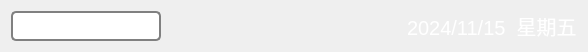
    <widget class="QWidget" name="widget01" native="true">
     <property name="maximumSize">
      <size>
       <width>16777215</width>
       <height>50</height>
      </size>
     </property>
     <property name="styleSheet">
      <string notr="true">color: rgb(255, 255, 255);</string>
     </property>
     <layout class="QHBoxLayout" name="horizontalLayout_6">
      <property name="spacing">
       <number>120</number>
      </property>
      <item>
       <layout class="QHBoxLayout" name="horizontalLayout_8">
        <property name="spacing">
         <number>6</number>
        </property>
        <property name="rightMargin">
         <number>50</number>
        </property>
        <item>
         <widget class="QLineEdit" name="lineEditCity">
          <property name="maximumSize">
           <size>
            <width>150</width>
            <height>30</height>
           </size>
          </property>
          <property name="font">
           <font>
            <pointsize>12</pointsize>
           </font>
          </property>
          <property name="styleSheet">
           <string notr="true">QLineEdit{
	border: 2px solid gray;
	border-radius: 10px;
	padding: 0 8px;
	background-color: rgb(255, 255, 255);
	border-radius: 5px;
	selection-background-color: darkgray;
	
	color: rgb(0, 0, 0);
}</string>
          </property>
          <property name="inputMask">
           <string/>
          </property>
         </widget>
        </item>
        <item>
         <widget class="QPushButton" name="pushButton">
          <property name="maximumSize">
           <size>
            <width>30</width>
            <height>30</height>
           </size>
          </property>
          <property name="styleSheet">
           <string notr="true">border-radius: 20px;</string>
          </property>
          <property name="text">
           <string/>
          </property>
          <property name="icon">
           <iconset resource="res.qrc">
            <normaloff>:/res/search.png</normaloff>:/res/search.png</iconset>
          </property>
          <property name="iconSize">
           <size>
            <width>25</width>
            <height>25</height>
           </size>
          </property>
         </widget>
        </item>
       </layout>
      </item>
      <item>
       <spacer name="horizontalSpacer_2">
        <property name="orientation">
         <enum>Qt::Horizontal</enum>
        </property>
        <property name="sizeHint" stdset="0">
         <size>
          <width>40</width>
          <height>20</height>
         </size>
        </property>
       </spacer>
      </item>
      <item>
       <widget class="QLabel" name="labelCurrentDate">
        <property name="font">
         <font>
          <family>Microsoft YaHei UI</family>
          <pointsize>15</pointsize>
         </font>
        </property>
        <property name="statusTip">
         <string>1</string>
        </property>
        <property name="text">
         <string>2024/11/15  星期五</string>
        </property>
       </widget>
      </item>
     </layout>
    </widget>
